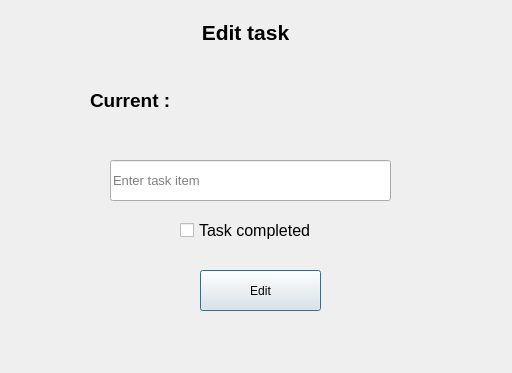
<?xml version="1.0" encoding="UTF-8"?>
<ui version="4.0">
 <class>edit</class>
 <widget class="QDialog" name="edit">
  <property name="geometry">
   <rect>
    <x>0</x>
    <y>0</y>
    <width>512</width>
    <height>373</height>
   </rect>
  </property>
  <property name="windowTitle">
   <string>Dialog</string>
  </property>
  <widget class="QLabel" name="label">
   <property name="geometry">
    <rect>
     <x>200</x>
     <y>20</y>
     <width>91</width>
     <height>21</height>
    </rect>
   </property>
   <property name="text">
    <string>&lt;html&gt;&lt;head/&gt;&lt;body&gt;&lt;p align=&quot;center&quot;&gt;&lt;span style=&quot; font-size:16pt; font-weight:600;&quot;&gt;Edit task&lt;/span&gt;&lt;/p&gt;&lt;/body&gt;&lt;/html&gt;</string>
   </property>
  </widget>
  <widget class="QLineEdit" name="lineEdit">
   <property name="geometry">
    <rect>
     <x>110</x>
     <y>160</y>
     <width>281</width>
     <height>41</height>
    </rect>
   </property>
   <property name="font">
    <font>
     <pointsize>10</pointsize>
    </font>
   </property>
   <property name="placeholderText">
    <string>Enter task item</string>
   </property>
  </widget>
  <widget class="QPushButton" name="pushButton">
   <property name="geometry">
    <rect>
     <x>200</x>
     <y>270</y>
     <width>121</width>
     <height>41</height>
    </rect>
   </property>
   <property name="text">
    <string>Edit</string>
   </property>
  </widget>
  <widget class="QCheckBox" name="checkBox">
   <property name="geometry">
    <rect>
     <x>180</x>
     <y>220</y>
     <width>141</width>
     <height>21</height>
    </rect>
   </property>
   <property name="font">
    <font>
     <pointsize>12</pointsize>
    </font>
   </property>
   <property name="text">
    <string>Task completed</string>
   </property>
  </widget>
  <widget class="QLabel" name="label_2">
   <property name="geometry">
    <rect>
     <x>90</x>
     <y>80</y>
     <width>291</width>
     <height>41</height>
    </rect>
   </property>
   <property name="font">
    <font>
     <pointsize>14</pointsize>
     <weight>75</weight>
     <bold>true</bold>
    </font>
   </property>
   <property name="text">
    <string>Current : </string>
   </property>
  </widget>
 </widget>
 <resources/>
 <connections/>
</ui>
